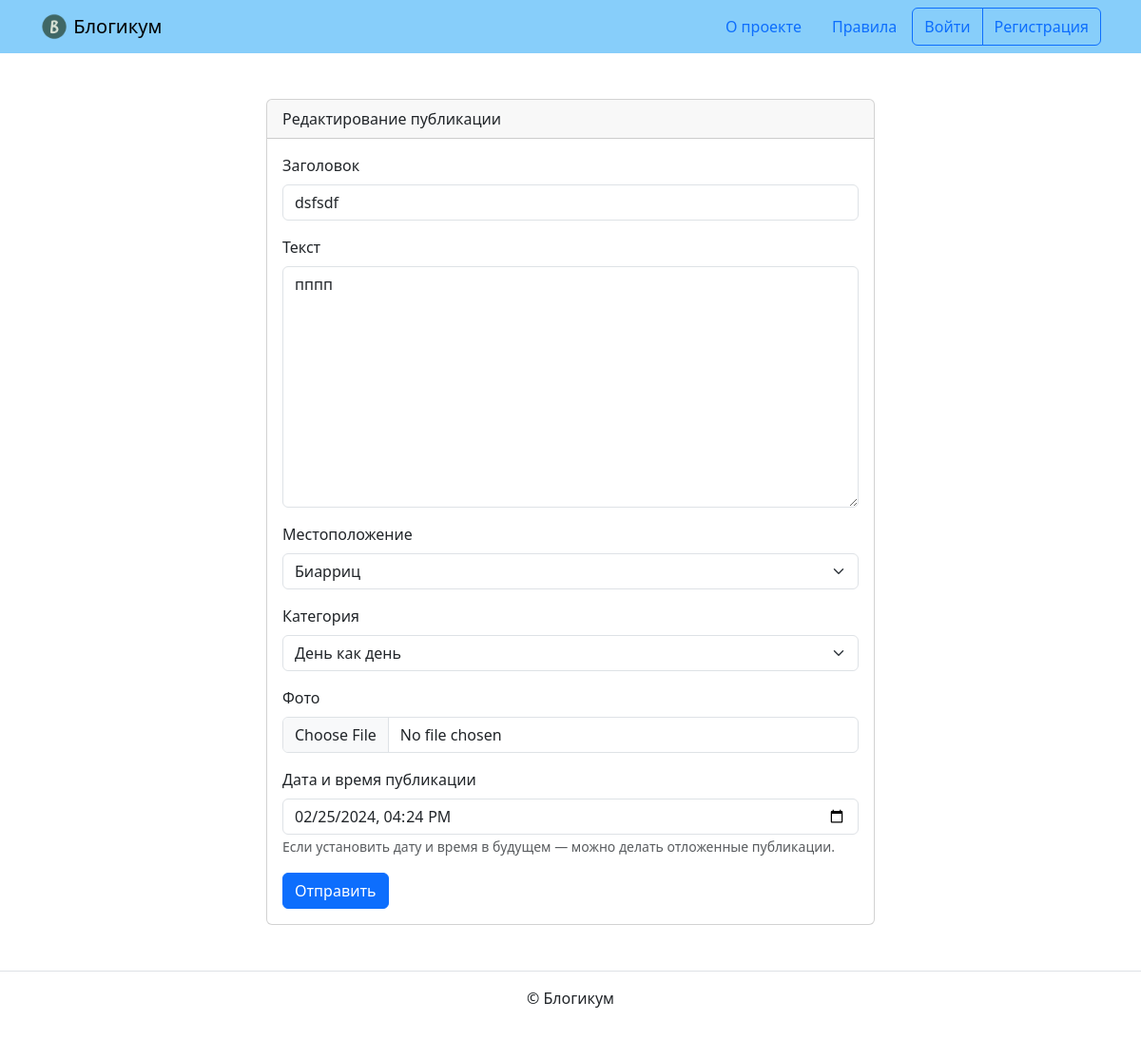
/posts/47/edit, run on the app's committed database.
### blog/models.py (models this page shows, shortened)
class BaseModel(models.Model):
    is_published = models.BooleanField(
        default=True,
        verbose_name='Опубликовано',
        help_text='Снимите галочку, чтобы скрыть публикацию.'
    )
    created_at = models.DateTimeField(
        auto_now_add=True,
        verbose_name='Добавлено'
    )
    class Meta:
        abstract = True

class Post(BaseModel):
    title = models.CharField(
        max_length=MX_CHARS,
        verbose_name='Заголовок'
    )
    text = models.TextField(
        verbose_name='Текст'
    )
    pub_date = models.DateTimeField(
        verbose_name='Дата и время публикации',
        help_text='Если установить дату и время в будущем — можно делать '
                  'отложенные публикации.'
    )
    author = models.ForeignKey(
        USER,
        on_delete=models.CASCADE,
        verbose_name='Автор публикации',
        related_name='posts'
    )
    location = models.ForeignKey(
        Location,
        on_delete=models.SET_NULL,
        blank=True,
        null=True,
        verbose_name='Местоположение',
        related_name='posts'
    )
    category = models.ForeignKey(
        Category,
        on_delete=models.SET_NULL,
        null=True,
        verbose_name='Категория',
        related_name='posts'
    )
    image = models.ImageField(
        verbose_name='Фото',
        upload_to='post_images',
        blank=True
    )
    class Meta:
        verbose_name = 'публикация'
        verbose_name_plural = 'Публикации'
        ordering = ['-pub_date']

### blog/views.py (the view, shortened to what this page needs)
# urls.py: path('posts/<int:pk>/edit', views.posting,
def posting(request, pk=None):
    instance = None
    if pk is not None:
        instance = get_object_or_404(Post, pk=pk)
    form = PostForm(request.POST or None,
                    files=request.FILES or None,
                    instance=instance)
    context = {'form': form}
    return render(request, 'blog/create.html', context)

### blog/forms.py
class PostForm(ModelForm):
    class Meta:
        model = Post
        fields = ['title', 'text', 'location', 'category', 'image', 'pub_date']
        widgets = {
            'pub_date': forms.DateTimeInput(attrs={'type': 'datetime-local'}),
        }

### blog/models.py (called while the page is built)
    def __str__(self):
        return self.title

    def __str__(self):
        return self.name

### templates/blog/create.html (shortened to what this page needs)
{% extends "base.html" %}
{% load django_bootstrap5 %}
{% block content %}
  <div class="col d-flex justify-content-center">
    <div class="card" style="width: 40rem;">
      <div class="card-header">
        {% if '/edit' in request.path %}
          Редактирование публикации
        {% elif '/delete' in request.path %}
          Удаление публикации
        {% else %}
          Добавление публикации
        {% endif %}
      </div>
      <div class="card-body">
        <form method="post" enctype="multipart/form-data">
          {% if not '/delete' in request.path %}
            {% bootstrap_form form %}
          {% endif %}
          {% if not '/delete' in request.path %}
          {% bootstrap_button button_type="submit" content="Отправить" %}
          {% else %}
          {% bootstrap_button button_type="submit" content="Удалить" %}
          {% endif %}
        </form>
      </div>
    </div>
  </div>
{% endblock %}

### data on the page
Post: title "dsfsdf", text "пппп", location "Биарриц", category "День как день", pub_date "02/25/2024 16:24"
